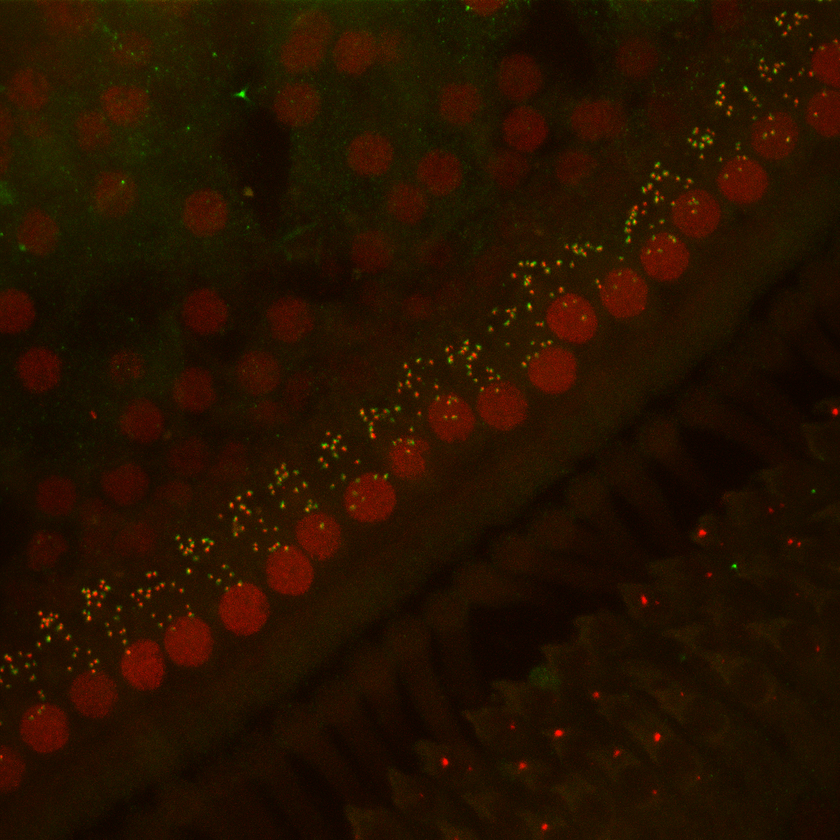
#> input picture Desafío/Imagen.tiff, 840 x 840 px, shrunk from 1024 x 1024 before the run
$ jupyter execute --allow-errors desafio_resuelto.ipynb
#> lines starting #> are read from the running program, lines starting #| are printed output that depends on the picture; after the words box and inside, x2 and y2 are one past the last pixel; in counts of white or black regions, pixels touching at a corner belong together
[cell 1]
import numpy as np
import matplotlib.pyplot as plt
import cv2

[cell 2]
ruta = "Imagen.tiff"
imagen = cv2.imread(ruta)
#> imagen is the input picture: shape (840, 840, 3); mean B, G, R 0, 17.8, 37.5
imagen = cv2.cvtColor(imagen, cv2.COLOR_BGR2RGB) #Por alguna razón, cv2 lee las imagenes en BGR, así que hay que convertirlas a RGB
plt.imshow(imagen)

[cell 3]
imagen.shape
#> Out = (840, 840, 3)

[cell 4]
ruta = "Imagen_con_rectangulos.tif"
imagen_con_rectangulos = cv2.imread(ruta)
#> (the rest of this cell did not finish here and is left out)

#> (a cell that did not finish here is left out)

#> (a cell that did not finish here is left out)

#> (a cell that did not finish here is left out)

#> (a cell that did not finish here is left out)

BORRAR A PARTIR DE ACÁ

[cell 9]
canal_verde = imagen[:,:,1]
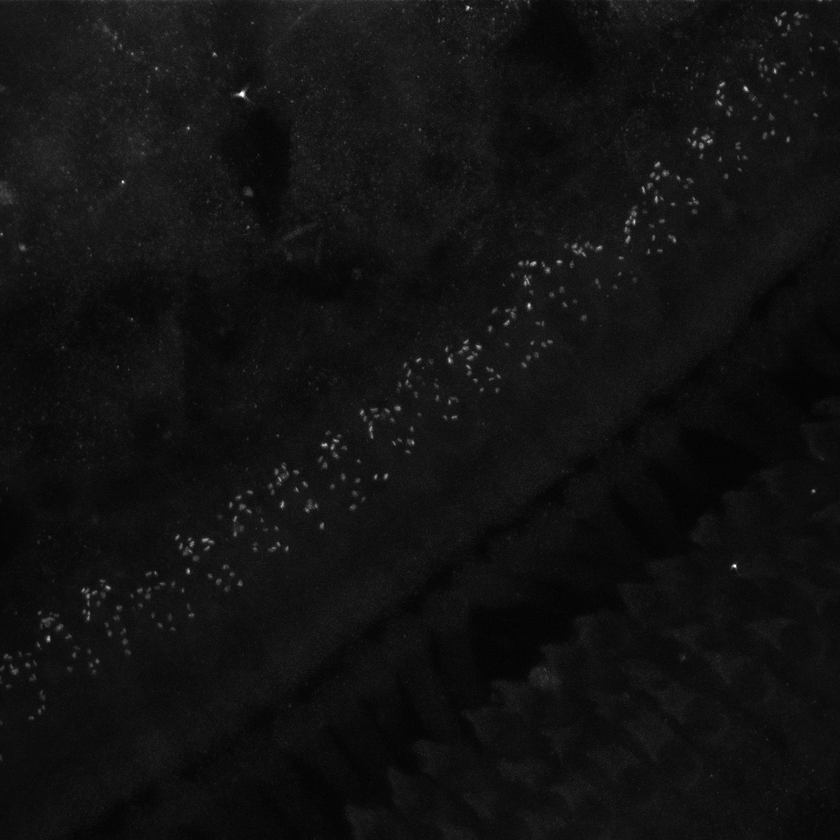
#> canal_verde: shape (840, 840); min 2, max 255, mean 17.8
plt.imshow(canal_verde, cmap='gray')

[cell 10]
canal_rojo = imagen[:,:,0]
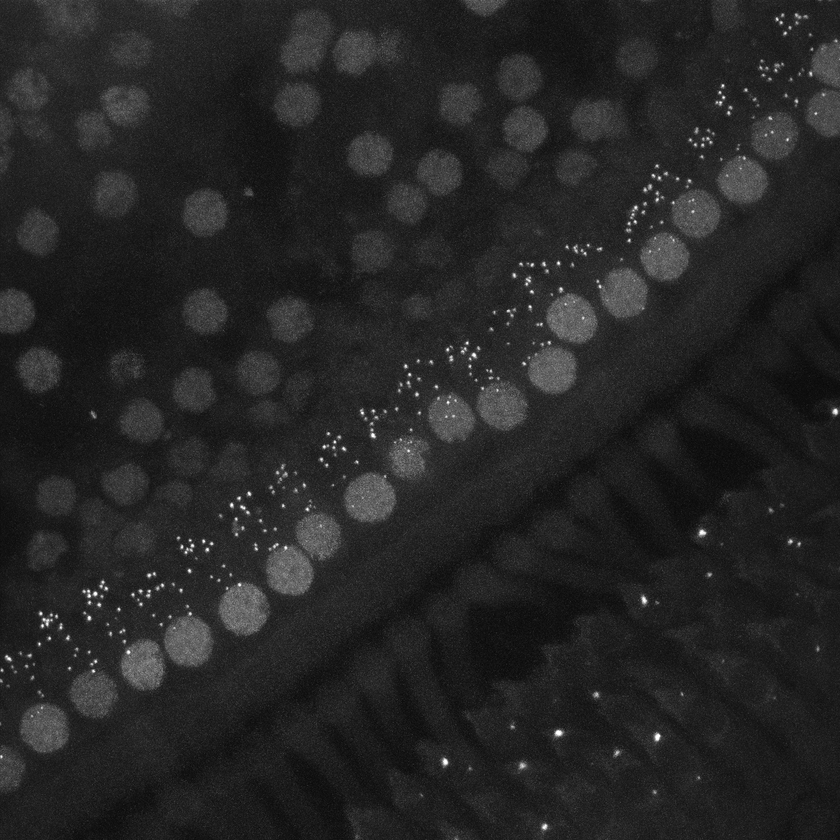
#> canal_rojo: shape (840, 840); min 7, max 255, mean 37.5
plt.imshow(canal_rojo, cmap='gray')

[cell 11]
#plt.imshow(canal_rojo, cmap='gray')
#hist for canal rojo
plt.hist(canal_rojo.ravel(),256,[0,256])
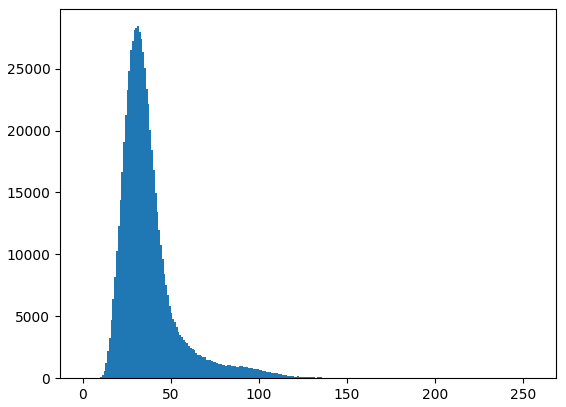
#> figure drawn by matplotlib, 1 panel; tallest bar 28424 high, from x = 31 to 32

[cell 12]
# crear una imagen solo donde el canal verde y rojo sean positivos al mismo tiempo
imagen_verde_bin = canal_verde > 50
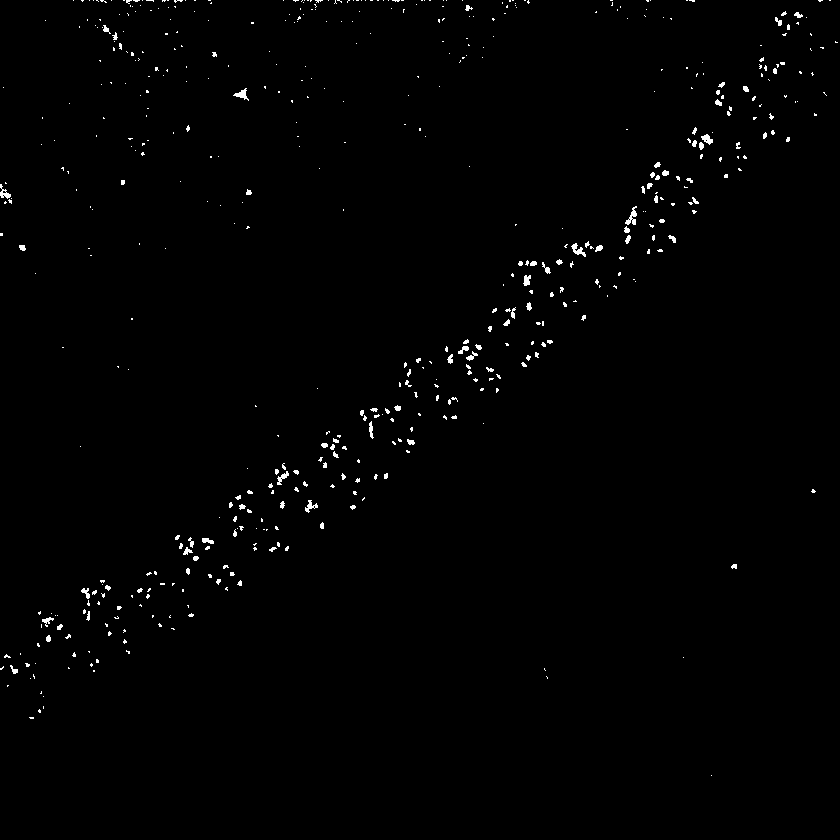
#> imagen_verde_bin: shape (840, 840) bool; 0.82% white in thin lines or dots
imagen_rojo_bin = canal_rojo > 50
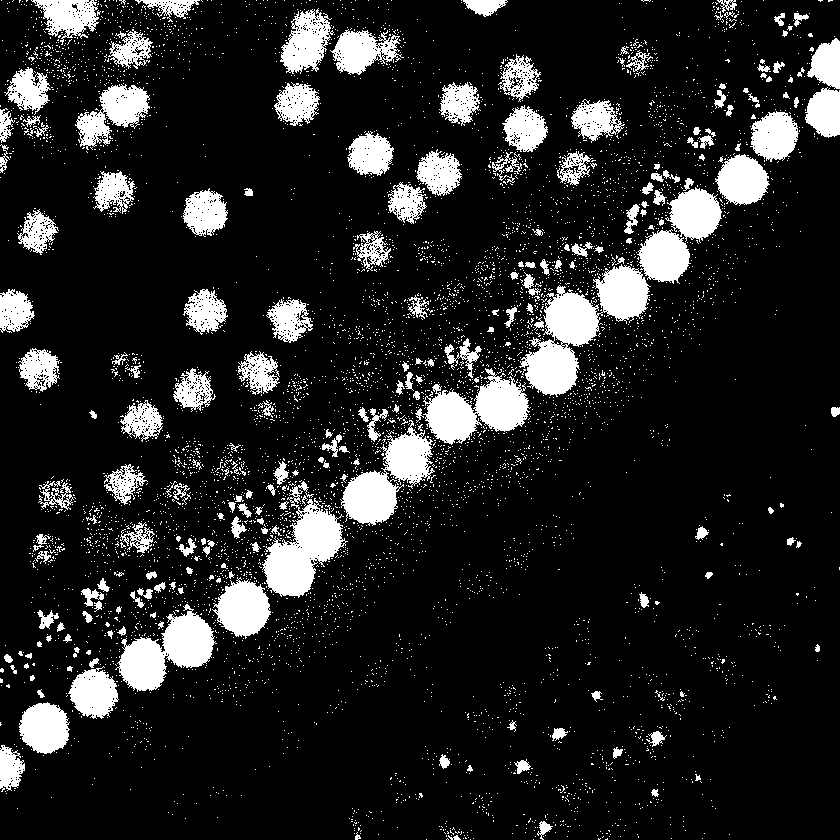
#> imagen_rojo_bin: shape (840, 840) bool; 13.6% white; 6021 white regions (5801 under 20 px), largest, box (x1, y1, x2, y2) and area: (519, 264, 651, 397) 6843, (262, 481, 348, 598) 4493, (423, 368, 531, 445) 4326

imagen_bin = np.logical_and(imagen_verde_bin, imagen_rojo_bin)
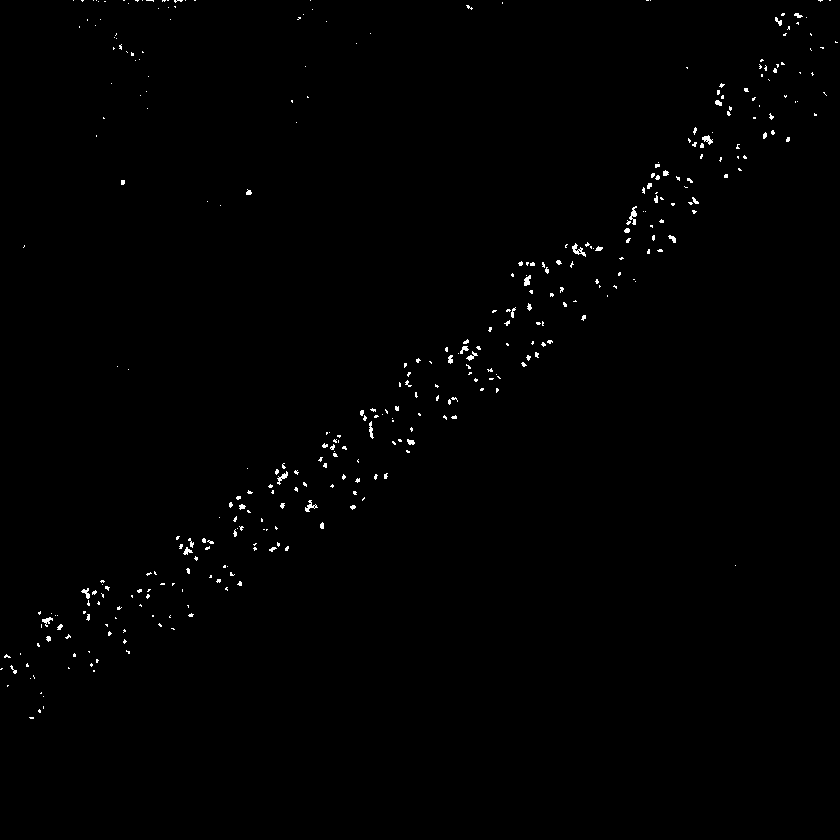
#> imagen_bin: shape (840, 840) bool; 0.58% white in thin lines or dots, all inside (x1, y1, x2, y2) = (0, 0, 838, 719)
plt.imshow(imagen_bin, cmap='gray')

[cell 13]
imagen_bin_uint8 = (imagen_bin * 255).astype(np.uint8)

contornos_synapses, _ = cv2.findContours(
    imagen_bin_uint8, cv2.RETR_EXTERNAL, cv2.CHAIN_APPROX_SIMPLE
)
#> contornos_synapses = 369 contours, 353 with area under 20; largest, box (x1, y1, x2, y2) and area: (572, 243, 586, 257) 56, (629, 206, 637, 225) 47, (702, 135, 713, 145) 42, (305, 500, 318, 512) 38, (277, 471, 288, 485) 38

[cell 14]
#dibujamos las dinapsis en la imagen original
cv2.drawContours(imagen , contornos_synapses, -1, (255, 255, 255), 1)
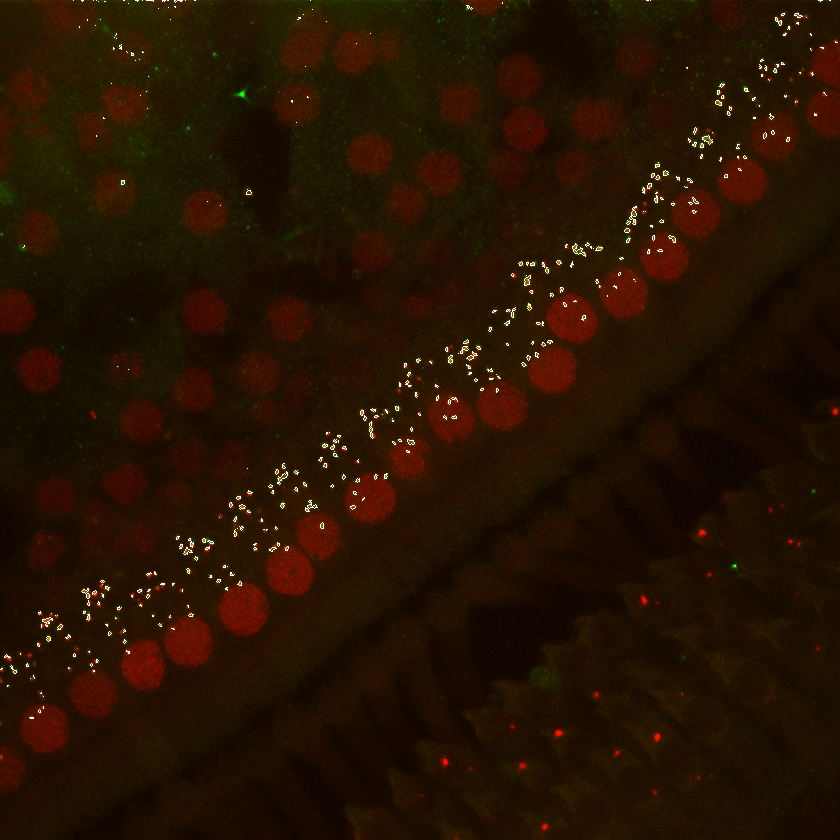
#> imagen: shape (840, 840, 3); mean R, G, B 38.2, 18.6, 1.1
plt.imshow(imagen )

[cell 15]
punto = tuple(contornos_synapses[0][0][0])
#> punto = (29, 717)
punto
#> Out = (29, 717)

#> (a cell that did not finish here is left out)

[cell 17]
len(contornos_synapses)
#> Out = 369

$ run again, with Desafío/Imagen3.tiff copied over Desafío/Imagen.tiff
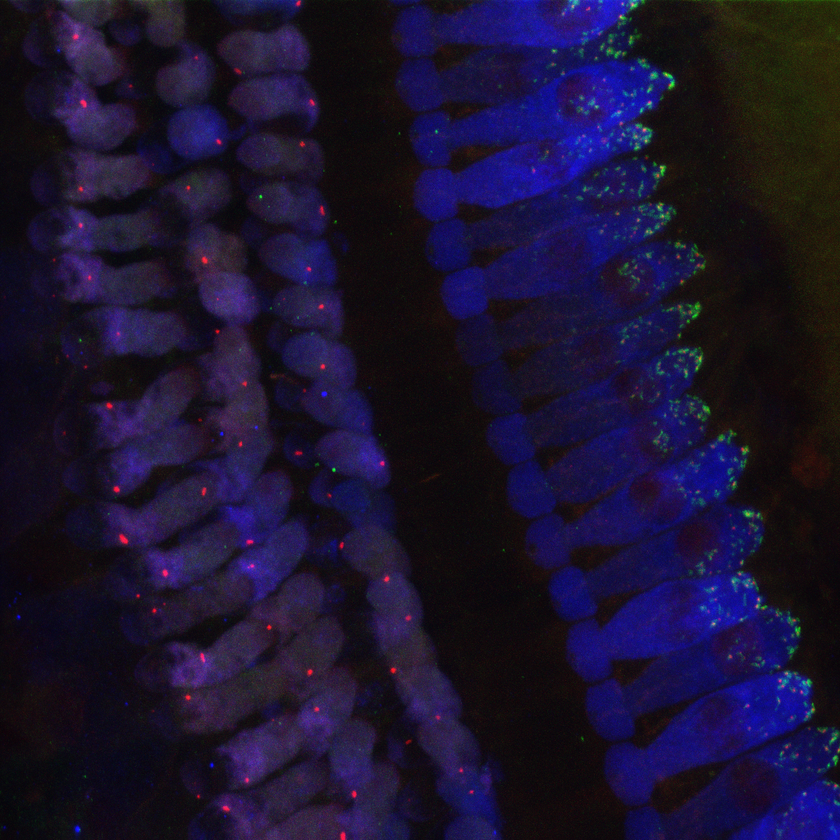
#> input picture Desafío/Imagen3.tiff, 840 x 840 px, shrunk from 1024 x 1024 before the run
#> imagen is the input picture: shape (840, 840, 3); mean B, G, R 49, 19.2, 26.7
#> `imagen_verde_bin = canal_verde > 50`:
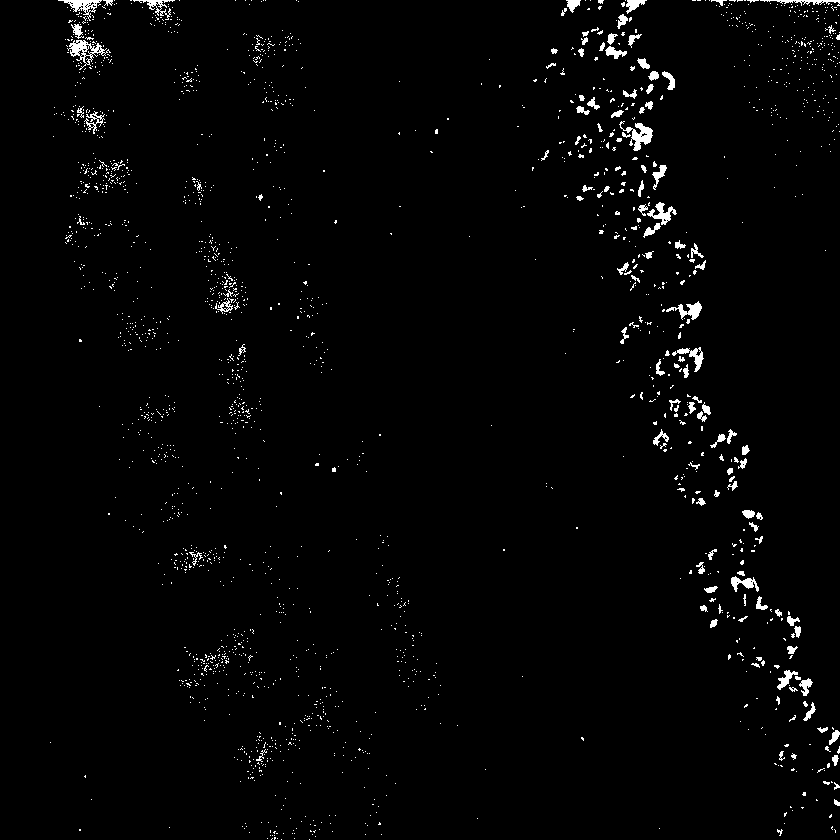
#> imagen_verde_bin: shape (840, 840) bool; 1.8% white; 2123 white regions (2001 under 20 px), largest, box (x1, y1, x2, y2) and area: (619, 121, 653, 151) 407, (67, 40, 111, 70) 403, (58, 0, 102, 21) 298
#> imagen_rojo_bin: shape (840, 840) bool; 6.3% white; 3923 white regions (3805 under 20 px), largest, box (x1, y1, x2, y2) and area: (169, 595, 301, 730) 4037, (226, 683, 352, 787) 3402, (189, 236, 255, 321) 2709
#> imagen_bin: shape (840, 840) bool; 0.66% white in thin lines or dots
#> imagen_bin_uint8: shape (840, 840); 0.66% white in thin lines or dots
#> contornos_synapses = 1236 contours, 1227 with area under 20; largest, box (x1, y1, x2, y2) and area: (67, 40, 111, 63) 367, (61, 0, 98, 15) 150, (84, 111, 105, 134) 88, (218, 298, 233, 314) 83, (71, 24, 84, 39) 68
#> `cv2.drawContours(imagen , contornos_synapses, -1, (255, 255, 255), 1)`:
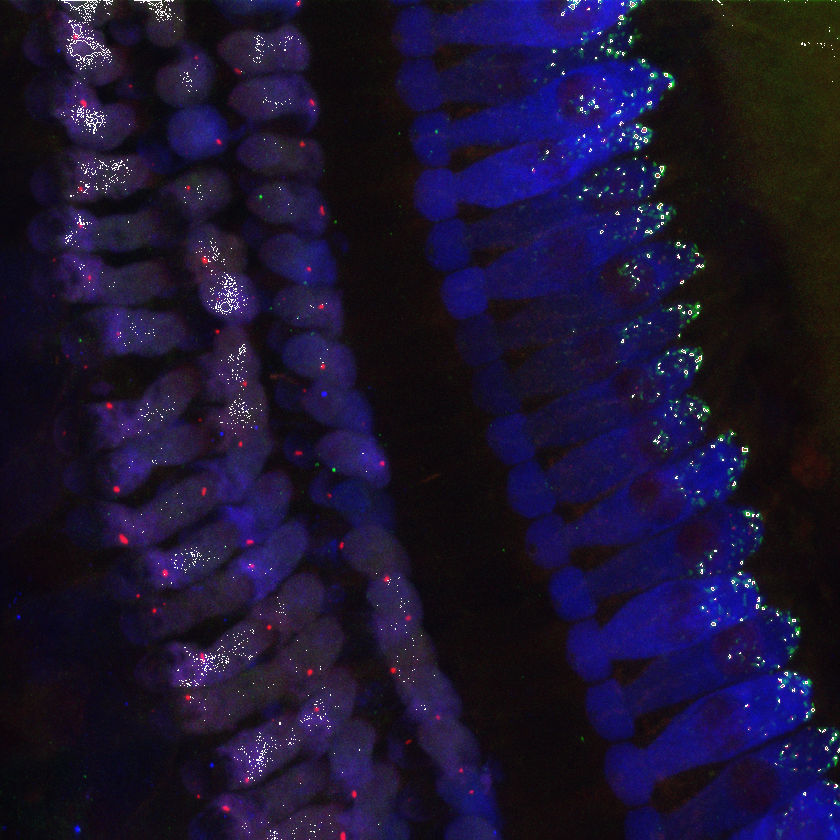
#> imagen: shape (840, 840, 3); mean R, G, B 27.8, 20.3, 49.9
#> punto = (309, 839)
#> `len(contornos_synapses)`: Out = 1236
